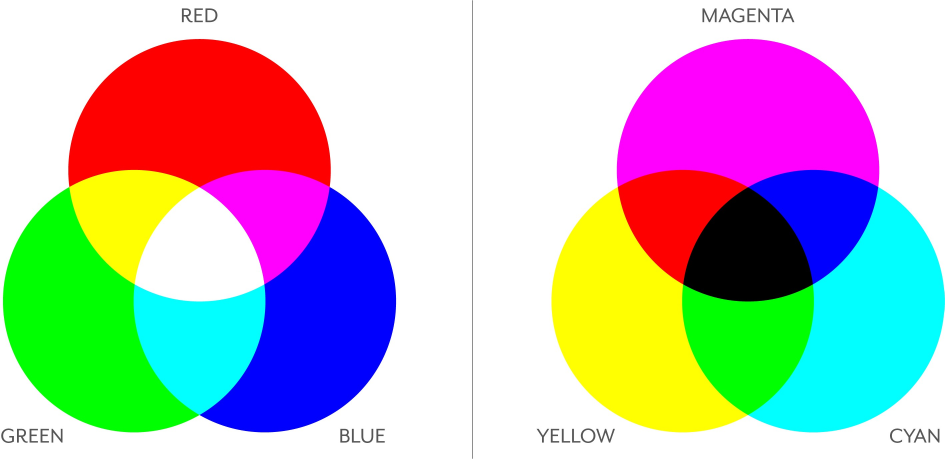
#> input picture img2.jpeg, 2834 x 1376 px (shown at 1/3 size)
$ python nb1.py
#> lines starting #> are read from the running program, lines starting #| are printed output that depends on the picture
#> further down, imgs is the input picture: shape (1376, 2834, 3); mean B, G, R 186.2, 186.3, 186.3
import cv2
# import numpy as np
# import pandas as pd


# Function to detect mouse click(double) as well as assign the R,G,B values to variables
def mouse_click(event, x, y, flags, param):
    if event == cv2.EVENT_LBUTTONDBLCLK:
        global b,g,r,xpos,ypos, clicked
        clicked = True
        xpos = x
        ypos = y
        b,g,r = img[y,x]
        b = int(b)
        g = int(g)
        r = int(r)


# The input image can be o different sizes sothis function resizes the image to a given width/height maintaing the aspect ratio.

def resizewithratio(img, width = None, height = None, inter = cv2.INTER_AREA):
#> called with width = 700, inter = 3
    dim = None
    (h,w) = img.shape[:2]
#> h = 1376; w = 2834

    if width is None and height is None:
        return img
    if width is None:
        r = height/float(h)
        dim = (int(w*r),height)
    else:
        r = width/float(w)
#> r = 0.247
        dim = (width,int(h*r))
#> dim = (700, 339)
    return cv2.resize(img,dim,interpolation= inter)
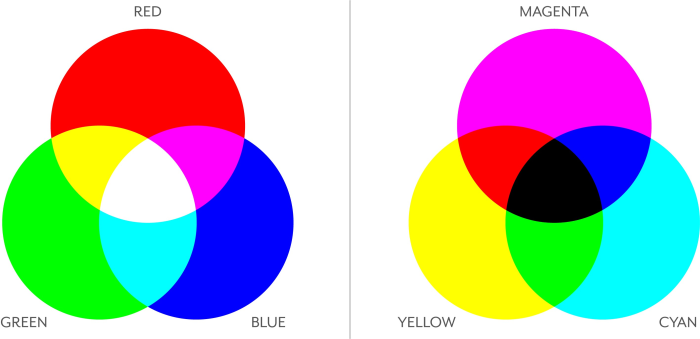
#> returned value: shape (339, 700, 3); mean of channels 0, 1, 2 186.2, 186.3, 186.3; drawn as B, G, R


imgs = cv2.imread('img2.jpeg')  #Read the image
img = resizewithratio(imgs,width = 700) #resize to width of 700 pixels


clicked = False # default values of click is false
r = g = b = xpos = ypos = 0 # global declaration and assignment of variables


# print(img.shape)


while(1):

    # cv2.resizeWindow("Color Recognition App",400,400)
    cv2.namedWindow('Color Recognition App') #Creating the image window
    cv2.setMouseCallback('Color Recognition App', mouse_click) #mousecallback executed when mouse event takes place
    cv2.imshow("Color Recognition App",img) #show the loaded image

    if (clicked):
        cv2.rectangle(img,(0,20), (600,60), (b,g,r), -1) #draw rectange
        text = ' R='+ str(r) +  ' G='+ str(g) +  ' B='+ str(b) + ' HEXCODE = '+ '#%02x%02x%02x' % (r, g, b) #fill rectange with R,G,B values and HEXCODE of color


        cv2.putText(img, text,(50,50),2,0.8,(255,255,255),2,cv2.LINE_AA) # fill with text
        if(r+g+b>=600): #if color is light then display with black color
            cv2.putText(img, text,(50,50),2,0.8,(0,0,0),2,cv2.LINE_AA)

        clicked=False # reset click to false
    if cv2.waitKey(20) & 0xFF ==27: # ESC key to breakout of loop
#> (key Esc is pressed here)
        break
cv2.destroyAllWindows()
